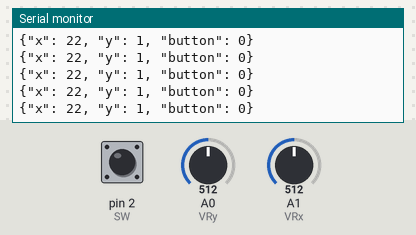
A sketch run on a simulated Arduino Uno, built with avr-gcc and run on an emulated ATmega328P. Parts: the last lines printed to the serial monitor. Inputs (shaded band) come from the test bench; at power-on: A0 (VRy) = 512, A1 (VRx) = 512, pin 2 (SW) HIGH.

Above: at 1.2 s.
1.3 s: A0 (VRy) set to 716
At 1.32 s:
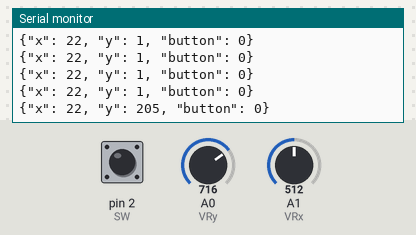
2.8 s: A1 (VRx) set to 716
At 2.83 s:
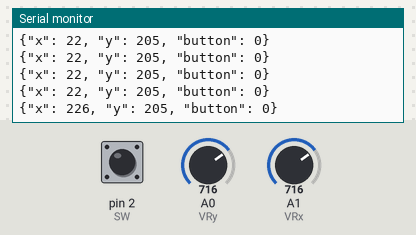
5.8 s: pin 2 (SW) pulled LOW for 0.15 s
At 5.86 s:
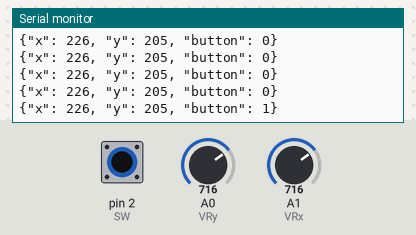
7.4 s: A0 (VRy) set to 900
At 7.47 s:
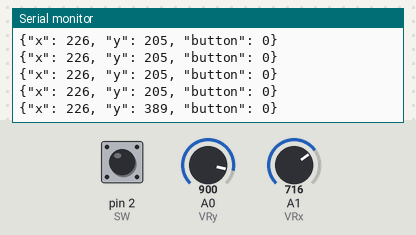
8.9 s: pin 2 (SW) pulled LOW for 1 s
At 8.99 s:
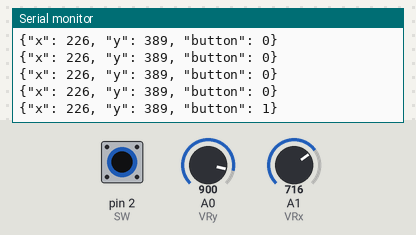
11.4 s: A1 (VRx) set to 900
At 11.41 s:
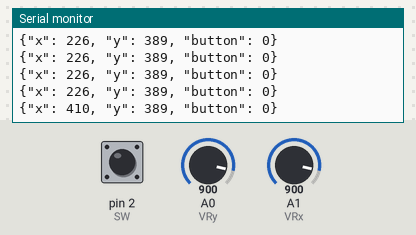
Timing chart, 0 to 13.9 s (numbered marks = the images above; inputs shaded):
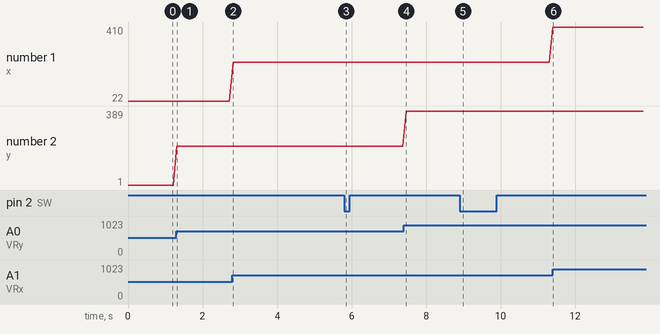

The sketch:

joystick.ino
```cpp
// joystick tutoiral from https://create.arduino.cc/projecthub/MisterBotBreak/how-to-use-a-joystick-with-serial-monitor-1f04f0

int VRx = A1;
int VRy = A0;
int SW = 2;

int xPosition = 0;
int yPosition = 0;
int SW_state = 0;
int mapX = 0;
int mapY = 0;
int offsetX = 22; // change this based out actuall joystick output
int offsetY = 1;  // change this based out actuall joystick output

void setup()
{
  Serial.begin(9600);

  pinMode(VRx, INPUT);
  pinMode(VRy, INPUT);
  pinMode(SW, INPUT_PULLUP);
}

void loop()
{
  xPosition = analogRead(VRx);
  yPosition = analogRead(VRy);
  SW_state = digitalRead(SW);
  mapX = map(xPosition, 0, 1023, -512, 512) + offsetX;
  mapY = map(yPosition, 0, 1023, -512, 512) + offsetY;

  Serial.print("{\"x\": ");
  Serial.print(mapX);
  Serial.print(", \"y\": ");
  Serial.print(mapY);
  Serial.print(", \"button\": ");
  Serial.print(!SW_state); // reverse button state to: 1 when pressed, 0 when released
  Serial.println("}");

  delay(100);
}
```

Measured:
- after the input at 1.3 s, the serial monitor: prints a new line at once (image 1)
- after the input at 2.8 s, the serial monitor: prints a new line at once (image 2)
- after the input at 5.8 s, the serial monitor: prints a new line after 0.05 s (image 3)
- after the input at 7.4 s, the serial monitor: prints a new line after 0.07 s (image 4)
- after the input at 8.9 s, the serial monitor: prints a new line after 0.08 s (image 5)
- after the input at 11.4 s, the serial monitor: prints a new line at once (image 6)
- plotted number 1: 22 → 226 after the input at 2.8 s, 226 → 410 after the input at 11.4 s
- plotted number 2: 1 → 205 after the input at 1.3 s, 205 → 389 after the input at 7.4 s
